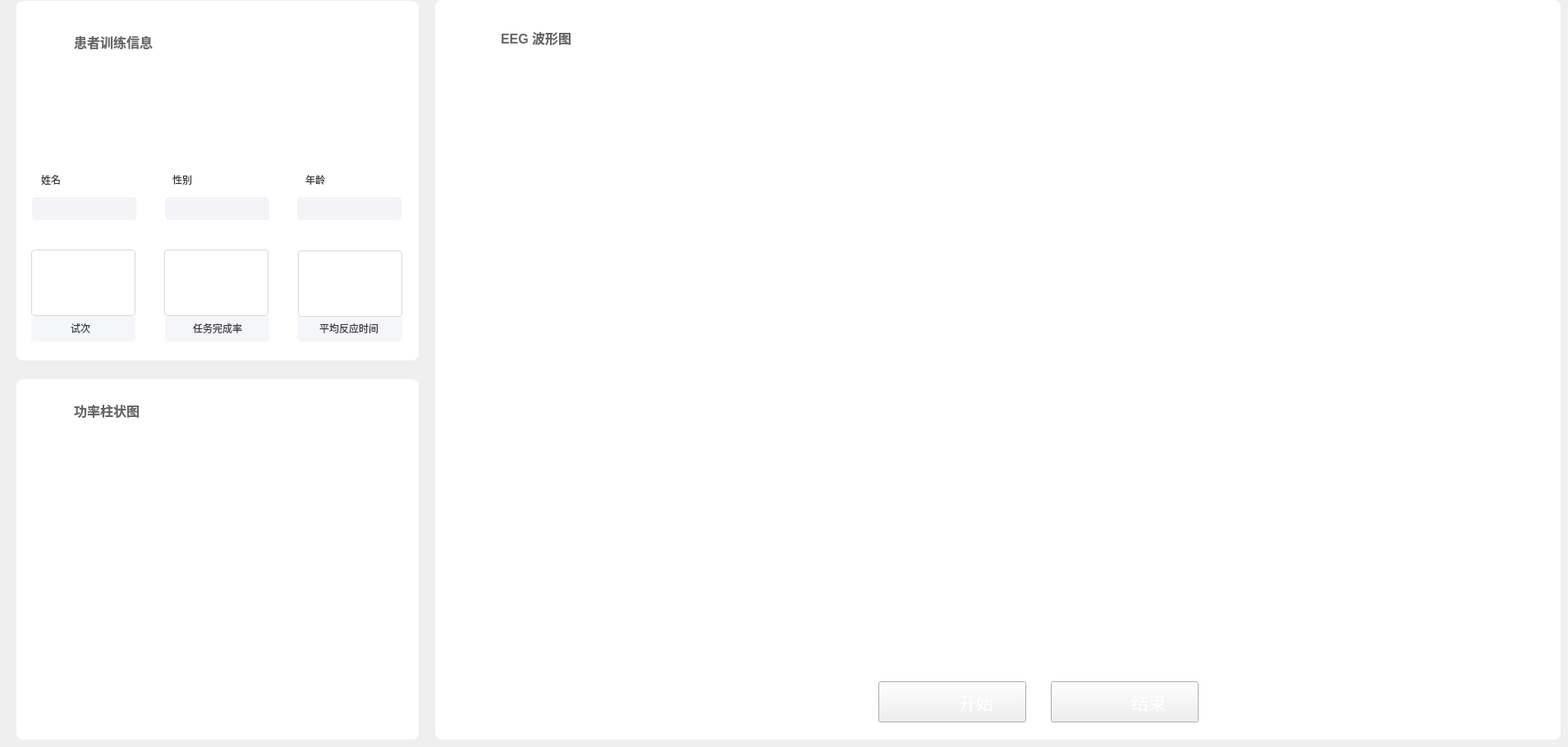
     <widget class="QWidget" name="tab_5">
      <attribute name="title">
       <string>Tab 3</string>
      </attribute>
      <widget class="QLabel" name="label_train_patient_avatar">
       <property name="geometry">
        <rect>
         <x>210</x>
         <y>80</y>
         <width>107</width>
         <height>107</height>
        </rect>
       </property>
       <property name="minimumSize">
        <size>
         <width>107</width>
         <height>107</height>
        </size>
       </property>
       <property name="maximumSize">
        <size>
         <width>107</width>
         <height>107</height>
        </size>
       </property>
       <property name="styleSheet">
        <string notr="true">border-image: url(:/treat/pic/treat_patient_touxiang.png);</string>
       </property>
       <property name="text">
        <string/>
       </property>
      </widget>
      <widget class="QLabel" name="label_train_name_title">
       <property name="geometry">
        <rect>
         <x>50</x>
         <y>210</y>
         <width>90</width>
         <height>18</height>
        </rect>
       </property>
       <property name="styleSheet">
        <string notr="true">color: #333333; font-size: 12px;</string>
       </property>
       <property name="text">
        <string>姓名</string>
       </property>
      </widget>
      <widget class="QLabel" name="label_train_sex_title">
       <property name="geometry">
        <rect>
         <x>210</x>
         <y>210</y>
         <width>90</width>
         <height>18</height>
        </rect>
       </property>
       <property name="styleSheet">
        <string notr="true">color: #333333; font-size: 12px;</string>
       </property>
       <property name="text">
        <string>性别</string>
       </property>
      </widget>
      <widget class="QLabel" name="label_train_age_title">
       <property name="geometry">
        <rect>
         <x>372</x>
         <y>210</y>
         <width>90</width>
         <height>18</height>
        </rect>
       </property>
       <property name="styleSheet">
        <string notr="true">color: #333333; font-size: 12px;</string>
       </property>
       <property name="text">
        <string>年龄</string>
       </property>
      </widget>
      <widget class="QLabel" name="label_train_name_value">
       <property name="geometry">
        <rect>
         <x>39</x>
         <y>240</y>
         <width>127</width>
         <height>28</height>
        </rect>
       </property>
       <property name="minimumSize">
        <size>
         <width>127</width>
         <height>28</height>
        </size>
       </property>
       <property name="maximumSize">
        <size>
         <width>127</width>
         <height>28</height>
        </size>
       </property>
       <property name="styleSheet">
        <string notr="true">background-color: #F2F4F8; color: #333333; border-radius: 4px; padding-left: 8px;</string>
       </property>
       <property name="text">
        <string/>
       </property>
      </widget>
      <widget class="QLabel" name="label_train_sex_value">
       <property name="geometry">
        <rect>
         <x>201</x>
         <y>240</y>
         <width>127</width>
         <height>28</height>
        </rect>
       </property>
       <property name="minimumSize">
        <size>
         <width>127</width>
         <height>28</height>
        </size>
       </property>
       <property name="maximumSize">
        <size>
         <width>127</width>
         <height>28</height>
        </size>
       </property>
       <property name="styleSheet">
        <string notr="true">background-color: #F2F4F8; color: #333333; border-radius: 4px; padding-left: 8px;</string>
       </property>
       <property name="text">
        <string/>
       </property>
      </widget>
      <widget class="QLabel" name="label_train_age_value">
       <property name="geometry">
        <rect>
         <x>362</x>
         <y>240</y>
         <width>127</width>
         <height>28</height>
        </rect>
       </property>
       <property name="minimumSize">
        <size>
         <width>127</width>
         <height>28</height>
        </size>
       </property>
       <property name="maximumSize">
        <size>
         <width>127</width>
         <height>28</height>
        </size>
       </property>
       <property name="styleSheet">
        <string notr="true">background-color: #F2F4F8; color: #333333; border-radius: 4px; padding-left: 8px;</string>
       </property>
       <property name="text">
        <string/>
       </property>
      </widget>
      <widget class="QLabel" name="label_train_trial_card">
       <property name="geometry">
        <rect>
         <x>38</x>
         <y>385</y>
         <width>127</width>
         <height>31</height>
        </rect>
       </property>
       <property name="minimumSize">
        <size>
         <width>127</width>
         <height>0</height>
        </size>
       </property>
       <property name="maximumSize">
        <size>
         <width>127</width>
         <height>16777215</height>
        </size>
       </property>
       <property name="styleSheet">
        <string notr="true">background-color: #F5F6F9; border-radius: 4px;</string>
       </property>
       <property name="text">
        <string/>
       </property>
      </widget>
      <widget class="QLabel" name="label_train_complete_card">
       <property name="geometry">
        <rect>
         <x>201</x>
         <y>385</y>
         <width>127</width>
         <height>31</height>
        </rect>
       </property>
       <property name="minimumSize">
        <size>
         <width>127</width>
         <height>0</height>
        </size>
       </property>
       <property name="maximumSize">
        <size>
         <width>127</width>
         <height>16777215</height>
        </size>
       </property>
       <property name="styleSheet">
        <string notr="true">background-color: #F5F6F9; border-radius: 4px;</string>
       </property>
       <property name="text">
        <string/>
       </property>
      </widget>
      <widget class="QLabel" name="label_train_avg_card">
       <property name="geometry">
        <rect>
         <x>362</x>
         <y>385</y>
         <width>128</width>
         <height>31</height>
        </rect>
       </property>
       <property name="minimumSize">
        <size>
         <width>128</width>
         <height>0</height>
        </size>
       </property>
       <property name="maximumSize">
        <size>
         <width>127</width>
         <height>16777215</height>
        </size>
       </property>
       <property name="styleSheet">
        <string notr="true">background-color: #F5F6F9; border-radius: 4px;</string>
       </property>
       <property name="text">
        <string/>
       </property>
      </widget>
      <widget class="QLabel" name="label_train_complete_value">
       <property name="geometry">
        <rect>
         <x>200</x>
         <y>304</y>
         <width>127</width>
         <height>81</height>
        </rect>
       </property>
       <property name="minimumSize">
        <size>
         <width>127</width>
         <height>0</height>
        </size>
       </property>
       <property name="maximumSize">
        <size>
         <width>127</width>
         <height>16777215</height>
        </size>
       </property>
       <property name="styleSheet">
        <string notr="true">color: #3478F6; font-size: 18px; border: 1px solid #D9D9D9; border-radius: 4px; background-color: #FFFFFF;</string>
       </property>
       <property name="text">
        <string/>
       </property>
       <property name="alignment">
        <set>Qt::AlignCenter</set>
       </property>
      </widget>
      <widget class="QLabel" name="label_train_avg_value">
       <property name="geometry">
        <rect>
         <x>363</x>
         <y>305</y>
         <width>127</width>
         <height>81</height>
        </rect>
       </property>
       <property name="minimumSize">
        <size>
         <width>127</width>
         <height>0</height>
        </size>
       </property>
       <property name="maximumSize">
        <size>
         <width>127</width>
         <height>16777215</height>
        </size>
       </property>
       <property name="styleSheet">
        <string notr="true">color: #3478F6; font-size: 18px; border: 1px solid #D9D9D9; border-radius: 4px; background-color: #FFFFFF;</string>
       </property>
       <property name="text">
        <string/>
       </property>
       <property name="alignment">
        <set>Qt::AlignCenter</set>
       </property>
      </widget>
      <widget class="QLabel" name="label_train_complete_caption">
       <property name="geometry">
        <rect>
         <x>210</x>
         <y>390</y>
         <width>110</width>
         <height>20</height>
        </rect>
       </property>
       <property name="styleSheet">
        <string notr="true">color: #333333; font-size: 12px;</string>
       </property>
       <property name="text">
        <string>任务完成率</string>
       </property>
       <property name="alignment">
        <set>Qt::AlignCenter</set>
       </property>
      </widget>
      <widget class="QLabel" name="label_train_avg_caption">
       <property name="geometry">
        <rect>
         <x>370</x>
         <y>390</y>
         <width>110</width>
         <height>20</height>
        </rect>
       </property>
       <property name="styleSheet">
        <string notr="true">color: #333333; font-size: 12px;</string>
       </property>
       <property name="text">
        <string>平均反应时间</string>
       </property>
       <property name="alignment">
        <set>Qt::AlignCenter</set>
       </property>
      </widget>
      <widget class="QWidget" name="widget_BCIWave" native="true">
       <property name="geometry">
        <rect>
         <x>630</x>
         <y>80</y>
         <width>1241</width>
         <height>731</height>
        </rect>
       </property>
      </widget>
      <widget class="QWidget" name="widget_PowerBar" native="true">
       <property name="geometry">
        <rect>
         <x>70</x>
         <y>540</y>
         <width>421</width>
         <height>301</height>
        </rect>
       </property>
      </widget>
      <widget class="QLabel" name="label_36">
       <property name="geometry">
        <rect>
         <x>20</x>
         <y>462</y>
         <width>490</width>
         <height>439</height>
        </rect>
       </property>
       <property name="minimumSize">
        <size>
         <width>490</width>
         <height>439</height>
        </size>
       </property>
       <property name="maximumSize">
        <size>
         <width>490</width>
         <height>439</height>
        </size>
       </property>
       <property name="styleSheet">
        <string notr="true">background-color: rgb(255, 255, 255); border-radius: 8px;</string>
       </property>
       <property name="text">
        <string/>
       </property>
      </widget>
      <widget class="QLabel" name="label_35">
       <property name="geometry">
        <rect>
         <x>20</x>
         <y>1</y>
         <width>490</width>
         <height>438</height>
        </rect>
       </property>
       <property name="minimumSize">
        <size>
         <width>490</width>
         <height>435</height>
        </size>
       </property>
       <property name="styleSheet">
        <string notr="true">background-color: rgb(255, 255, 255); border-radius: 8px;</string>
       </property>
       <property name="text">
        <string/>
       </property>
      </widget>
      <widget class="QLabel" name="label_37">
       <property name="geometry">
        <rect>
         <x>530</x>
         <y>0</y>
         <width>1371</width>
         <height>901</height>
        </rect>
       </property>
       <property name="styleSheet">
        <string notr="true">background-color: rgb(255, 255, 255); border-radius: 8px;</string>
       </property>
       <property name="text">
        <string/>
       </property>
      </widget>
      <widget class="QLabel" name="label_38">
       <property name="geometry">
        <rect>
         <x>610</x>
         <y>30</y>
         <width>101</width>
         <height>31</height>
        </rect>
       </property>
       <property name="minimumSize">
        <size>
         <width>0</width>
         <height>0</height>
        </size>
       </property>
       <property name="maximumSize">
        <size>
         <width>234</width>
         <height>54</height>
        </size>
       </property>
       <property name="font">
        <font>
         <pointsize>12</pointsize>
         <bold>true</bold>
        </font>
       </property>
       <property name="styleSheet">
        <string notr="true">color: #666666;</string>
       </property>
       <property name="text">
        <string>EEG 波形图</string>
       </property>
      </widget>
      <widget class="QLabel" name="label_39">
       <property name="geometry">
        <rect>
         <x>90</x>
         <y>40</y>
         <width>101</width>
         <height>21</height>
        </rect>
       </property>
       <property name="minimumSize">
        <size>
         <width>0</width>
         <height>0</height>
        </size>
       </property>
       <property name="maximumSize">
        <size>
         <width>255</width>
         <height>54</height>
        </size>
       </property>
       <property name="font">
        <font>
         <family>Microsoft YaHei UI</family>
         <pointsize>12</pointsize>
         <bold>true</bold>
        </font>
       </property>
       <property name="styleSheet">
        <string notr="true">color: #666666;</string>
       </property>
       <property name="text">
        <string>患者训练信息</string>
       </property>
      </widget>
      <widget class="QLabel" name="label_44">
       <property name="geometry">
        <rect>
         <x>90</x>
         <y>490</y>
         <width>81</width>
         <height>20</height>
        </rect>
       </property>
       <property name="minimumSize">
        <size>
         <width>0</width>
         <height>0</height>
        </size>
       </property>
       <property name="maximumSize">
        <size>
         <width>164</width>
         <height>41</height>
        </size>
       </property>
       <property name="font">
        <font>
         <pointsize>12</pointsize>
         <bold>true</bold>
        </font>
       </property>
       <property name="styleSheet">
        <string notr="true">color: #666666;</string>
       </property>
       <property name="text">
        <string>功率柱状图</string>
       </property>
      </widget>
      <widget class="QLabel" name="label_22">
       <property name="geometry">
        <rect>
         <x>60</x>
         <y>40</y>
         <width>18</width>
         <height>18</height>
        </rect>
       </property>
       <property name="minimumSize">
        <size>
         <width>18</width>
         <height>18</height>
        </size>
       </property>
       <property name="maximumSize">
        <size>
         <width>18</width>
         <height>18</height>
        </size>
       </property>
       <property name="styleSheet">
        <string notr="true">border-image: url(:/treat/pic/treat_patient_logo.png);</string>
       </property>
       <property name="text">
        <string/>
       </property>
      </widget>
      <widget class="QPushButton" name="pushButton_start_stop">
       <property name="geometry">
        <rect>
         <x>1070</x>
         <y>830</y>
         <width>180</width>
         <height>50</height>
        </rect>
       </property>
       <property name="minimumSize">
        <size>
         <width>180</width>
         <height>50</height>
        </size>
       </property>
       <property name="maximumSize">
        <size>
         <width>180</width>
         <height>50</height>
        </size>
       </property>
       <property name="font">
        <font>
         <pointsize>16</pointsize>
        </font>
       </property>
       <property name="styleSheet">
        <string notr="true">border-image: url(:/treat/pic/treat_start.png);color: #ffffff;</string>
       </property>
       <property name="text">
        <string>          开始</string>
       </property>
      </widget>
      <widget class="QPushButton" name="pushButton_paradigm_shut_down">
       <property name="geometry">
        <rect>
         <x>1280</x>
         <y>830</y>
         <width>180</width>
         <height>50</height>
        </rect>
       </property>
       <property name="minimumSize">
        <size>
         <width>180</width>
         <height>50</height>
        </size>
       </property>
       <property name="maximumSize">
        <size>
         <width>180</width>
         <height>50</height>
        </size>
       </property>
       <property name="font">
        <font>
         <pointsize>16</pointsize>
        </font>
       </property>
       <property name="styleSheet">
        <string notr="true">border-image: url(:/treat/pic/treat_shut.png); color: #ffffff;</string>
       </property>
       <property name="text">
        <string>          结束</string>
       </property>
      </widget>
      <widget class="QLabel" name="label_47">
       <property name="geometry">
        <rect>
         <x>60</x>
         <y>490</y>
         <width>18</width>
         <height>18</height>
        </rect>
       </property>
       <property name="minimumSize">
        <size>
         <width>18</width>
         <height>18</height>
        </size>
       </property>
       <property name="maximumSize">
        <size>
         <width>18</width>
         <height>18</height>
        </size>
       </property>
       <property name="styleSheet">
        <string notr="true">border-image: url(:/treat/pic/treat_power_logo.png);</string>
       </property>
       <property name="text">
        <string/>
       </property>
      </widget>
      <widget class="QLabel" name="label_5">
       <property name="geometry">
        <rect>
         <x>570</x>
         <y>40</y>
         <width>18</width>
         <height>14</height>
        </rect>
       </property>
       <property name="minimumSize">
        <size>
         <width>18</width>
         <height>14</height>
        </size>
       </property>
       <property name="maximumSize">
        <size>
         <width>18</width>
         <height>14</height>
        </size>
       </property>
       <property name="styleSheet">
        <string notr="true">border-image: url(:/treat/pic/treat_wave_logo.png);</string>
       </property>
       <property name="text">
        <string/>
       </property>
      </widget>
      <widget class="QLabel" name="label_train_trial_caption">
       <property name="geometry">
        <rect>
         <x>43</x>
         <y>390</y>
         <width>110</width>
         <height>20</height>
        </rect>
       </property>
       <property name="styleSheet">
        <string notr="true">color: #333333; font-size: 12px;</string>
       </property>
       <property name="text">
        <string>试次</string>
       </property>
       <property name="alignment">
        <set>Qt::AlignCenter</set>
       </property>
      </widget>
      <widget class="QLabel" name="label_train_trial_value">
       <property name="geometry">
        <rect>
         <x>38</x>
         <y>304</y>
         <width>127</width>
         <height>81</height>
        </rect>
       </property>
       <property name="minimumSize">
        <size>
         <width>127</width>
         <height>0</height>
        </size>
       </property>
       <property name="maximumSize">
        <size>
         <width>127</width>
         <height>16777215</height>
        </size>
       </property>
       <property name="styleSheet">
        <string notr="true">color: #3478F6; font-size: 18px; border: 1px solid #D9D9D9; border-radius: 4px; background-color: #FFFFFF;</string>
       </property>
       <property name="text">
        <string/>
       </property>
       <property name="alignment">
        <set>Qt::AlignCenter</set>
       </property>
      </widget>
      <zorder>label_37</zorder>
      <zorder>label_35</zorder>
      <zorder>label_36</zorder>
      <zorder>label_train_trial_card</zorder>
      <zorder>label_train_complete_card</zorder>
      <zorder>label_train_avg_card</zorder>
      <zorder>label_train_patient_avatar</zorder>
      <zorder>label_train_name_title</zorder>
      <zorder>label_train_sex_title</zorder>
      <zorder>label_train_age_title</zorder>
      <zorder>label_train_name_value</zorder>
      <zorder>label_train_sex_value</zorder>
      <zorder>label_train_age_value</zorder>
      <zorder>label_train_complete_value</zorder>
      <zorder>label_train_avg_value</zorder>
      <zorder>label_train_complete_caption</zorder>
      <zorder>label_train_avg_caption</zorder>
      <zorder>widget_BCIWave</zorder>
      <zorder>widget_PowerBar</zorder>
      <zorder>label_38</zorder>
      <zorder>label_39</zorder>
      <zorder>label_44</zorder>
      <zorder>label_22</zorder>
      <zorder>pushButton_start_stop</zorder>
      <zorder>pushButton_paradigm_shut_down</zorder>
      <zorder>label_47</zorder>
      <zorder>label_5</zorder>
      <zorder>label_train_trial_caption</zorder>
      <zorder>label_train_trial_value</zorder>
     </widget>
